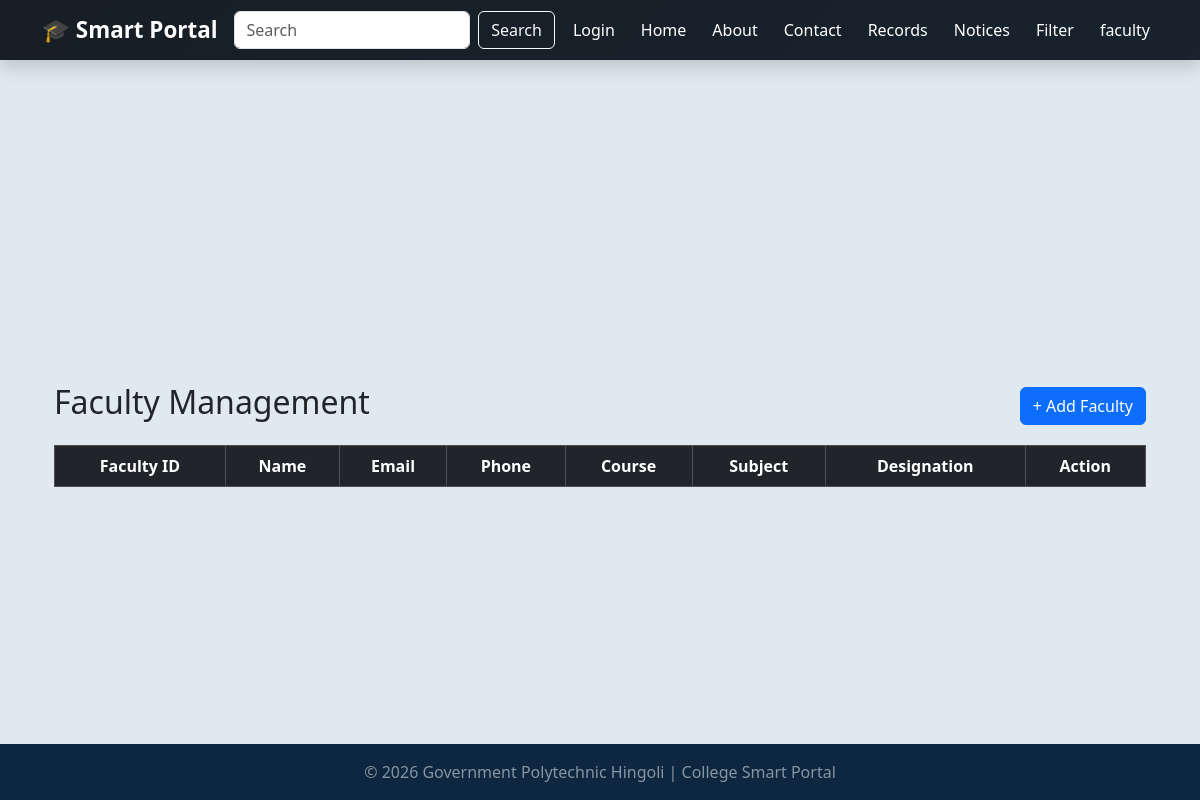
The page /faculty on the database as committed earlier.
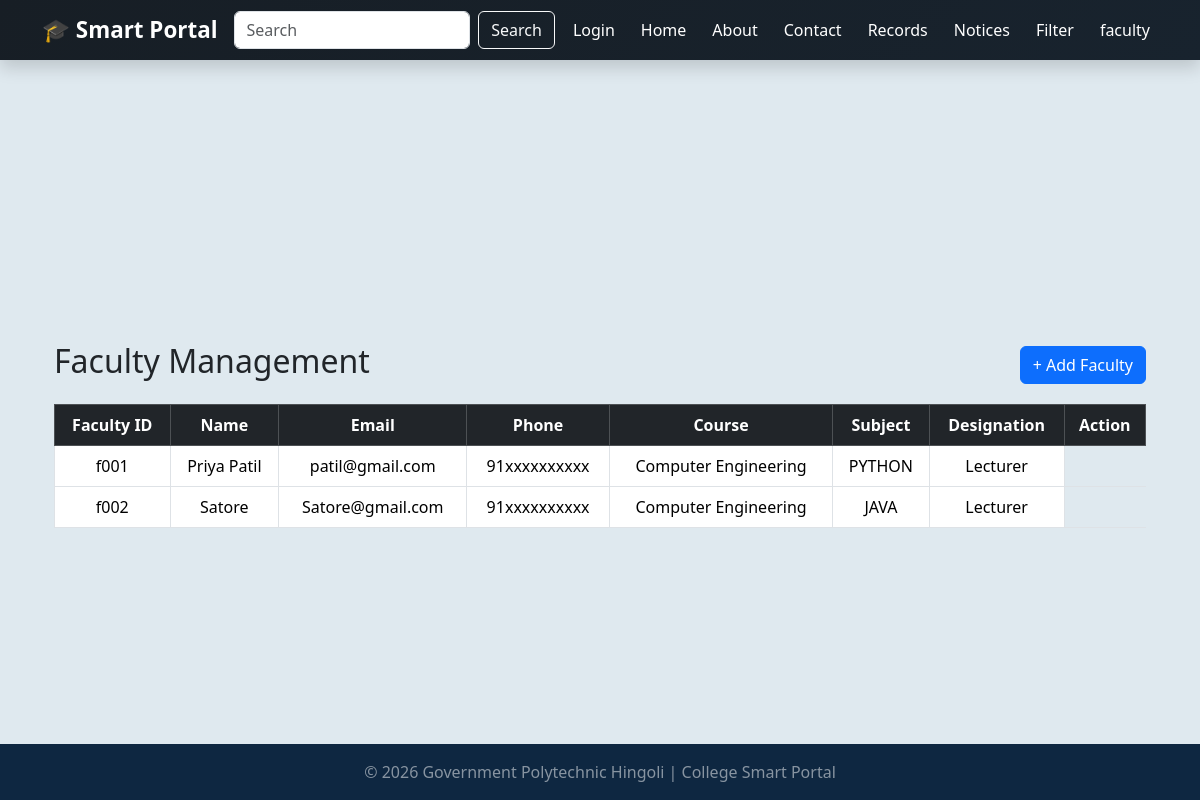
The same page on the database as committed later.
### tables this page shows
CREATE TABLE faculty (
    id INTEGER PRIMARY KEY AUTOINCREMENT,
    faculty_id TEXT UNIQUE NOT NULL,
    name TEXT NOT NULL,
    email TEXT UNIQUE NOT NULL,
    phone TEXT,
    course TEXT,
    subject TEXT,
    designation TEXT 
                );

### app2.py (the view)
@app.route('/faculty')
def faculty():
    conn = get_db()
    faculty = conn.execute("SELECT * FROM faculty").fetchall()
    conn.close()
    return render_template("faculty.html", faculty=faculty)

### database.py (called while the page is built)
def get_db():
   conn=sqlite3.connect(DB_PATH)
   conn.row_factory= sqlite3.Row
   return conn

### templates/faculty.html
{% extends 'base.html' %}
{% block content %}
<div class="container mt-4">
    <div class="d-flex justify-content-between align-items-center mb-3">
        <h2>Faculty Management</h2>
        <a href="{{ url_for('add_faculty') }}" class="btn btn-primary">
            + Add Faculty
        </a>
    </div>
    <table class="table table-bordered table-hover text-center align-middle">
        <thead class="table-dark">
            <tr>
                <th>Faculty ID</th>
                <th>Name</th>
                <th>Email</th>
                <th>Phone</th>
                <th>Course</th>
                <th>Subject</th>
                <th>Designation</th>
                <th>Action</th>
            </tr>
        </thead>
        <tbody>
            {% for f in faculty %}
            <tr>
                <td>{{ f['faculty_id'] }}</td>
                <td>{{ f['name'] }}</td>
                <td>{{ f['email'] }}</td>
                <td>{{ f['phone'] }}</td>
                <td>{{ f['course'] }}</td>
                <td>{{ f['subject'] }}</td>
                <td>{{ f['designation'] }}</td>
            </tr>
            {% endfor %}
        </tbody>
    </table>
</div>
{% endblock %}

### templates/base.html (shortened to what this page needs)
<!DOCTYPE html>
<html lang="en">
<head>
  <link href="https://cdn.jsdelivr.net/npm/bootstrap@5.3.3/dist/css/bootstrap.min.css" rel="stylesheet">
</head>
<body>
  <nav class="navbar navbar-expand-lg navbar-dark fixed-top shadow">
  <div class="container">
    <a class="navbar-brand fw-bold" href="/">🎓 Smart Portal</a>
    <div class="collapse navbar-collapse" id="navbarNav">
      <form class="d-flex mx-lg-auto my-2 my-lg-0"
            action="{{ url_for('search_student') }}"
            method="GET">
        <input class="form-control me-2" type="text" name="q" placeholder="Search">
        <button class="btn btn-outline-light" type="submit">Search</button>
      </form>
      <ul class="navbar-nav ms-auto">
        {% if session.username %}
        <li class="nav-item">
          <span class="nav-link">{{ session.username }}</span>
        </li>
        <li class="nav-item">
          <a class="nav-link" href="{{ url_for('logout') }}">Logout</a>
        </li>
        {% else %}
        <li class="nav-item">
          <a class="nav-link" href="{{ url_for('login') }}">Login</a>
        </li>
        {% endif %}
        <li class="nav-item"><a class="nav-link" href="/">Home</a></li>
        <li class="nav-item"><a class="nav-link" href="/about">About</a></li>
        <li class="nav-item"><a class="nav-link" href="/contact">Contact</a></li>
        <li class="nav-item"><a class="nav-link" href="/records">Records</a></li>
        <li class="nav-item"><a class="nav-link" href="/notices">Notices</a></li>
        <li class="nav-item"><a class="nav-link" href="/filter">Filter</a></li>
        <li class="nav-item"><a class="nav-link" href="/faculty">faculty</a></li>
      </ul>
    </div>
  </div>
</nav>
  <main class="container my-4">
</main>
  <main class="container">
    {% block content %}
    {% endblock %}
  </main>
  <footer class="footer text-center py-3 mt-auto">
    <p class="mb-0">© 2026 Government Polytechnic Hingoli | College Smart Portal </p>
  </footer>
</body>
</html>

### templates/base.html (style rules this page uses)
body { padding-top: 70px; background: #dee9eff7; min-height: 100vh; display: flex; flex-direction: column; }
main { flex: 1; }
.navbar { background: linear-gradient(135deg,#171e25,#18232e); }
.navbar-brand { font-weight: bold;font-size:1.4em; }
.nav-link { color:white !important;margin-left: 10px;transition: 0.3s; }
.footer { background: #0e2741; color: rgba(255, 255, 255, 0.504); }

Rows that differ between the two databases and show on the page:
added faculty: faculty_id "f001", name "Priya Patil", email "patil@gmail.com", phone "91xxxxxxxxxx", course "Computer Engineering", subject "PYTHON", designation "Lecturer"
added faculty: faculty_id "f002", name "Satore", email "Satore@gmail.com", phone "91xxxxxxxxxx", course "Computer Engineering", subject "JAVA", designation "Lecturer"
